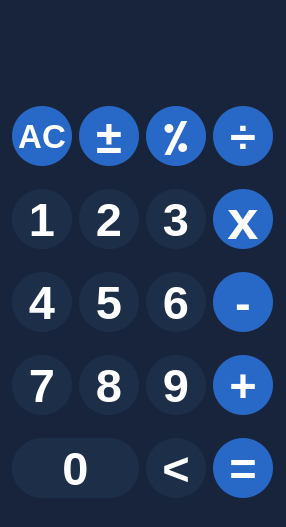
<?xml version="1.0" encoding="UTF-8"?>
<ui version="4.0">
 <class>Dialog</class>
 <widget class="QDialog" name="Dialog">
  <property name="geometry">
   <rect>
    <x>0</x>
    <y>0</y>
    <width>286</width>
    <height>527</height>
   </rect>
  </property>
  <property name="windowTitle">
   <string>Dialog</string>
  </property>
  <property name="styleSheet">
   <string notr="true">QDialog
{
	background-color:#18243C;
}</string>
  </property>
  <layout class="QGridLayout" name="gridLayout">
   <item row="2" column="0">
    <widget class="QPushButton" name="btnNum1">
     <property name="font">
      <font>
       <family>Arial</family>
       <pointsize>35</pointsize>
       <bold>true</bold>
      </font>
     </property>
     <property name="styleSheet">
      <string notr="true">QPushButton
{	
	border :none;
	border-radius:30px;
	background-color:#1D2E48;
	color:rgb(255,255,255);
	min-width:60px;
	min-height:60px;
	max-height:60px;
	padding:0;

}
QPushButton:pressed {
    background-color: #2869C7;
}</string>
     </property>
     <property name="text">
      <string>1</string>
     </property>
    </widget>
   </item>
   <item row="4" column="2">
    <widget class="QPushButton" name="btnNum9">
     <property name="font">
      <font>
       <family>Arial</family>
       <pointsize>35</pointsize>
       <bold>true</bold>
      </font>
     </property>
     <property name="styleSheet">
      <string notr="true">QPushButton
{	
	border :none;
	border-radius:30px;
	background-color:#1D2E48;
	color:rgb(255,255,255);
	min-width:60px;
	min-height:60px;
	max-height:60px;
	padding:0;

}
QPushButton:pressed {
    background-color: #2869C7;
}</string>
     </property>
     <property name="text">
      <string>9</string>
     </property>
    </widget>
   </item>
   <item row="3" column="0">
    <widget class="QPushButton" name="btnNum4">
     <property name="font">
      <font>
       <family>Arial</family>
       <pointsize>35</pointsize>
       <bold>true</bold>
      </font>
     </property>
     <property name="styleSheet">
      <string notr="true">QPushButton
{	
	border :none;
	border-radius:30px;
	background-color:#1D2E48;
	color:rgb(255,255,255);
	min-width:60px;
	min-height:60px;
	max-height:60px;
	padding:0;

}
QPushButton:pressed {
    background-color: #2869C7;
}</string>
     </property>
     <property name="text">
      <string>4</string>
     </property>
    </widget>
   </item>
   <item row="4" column="3">
    <widget class="QPushButton" name="addBtn">
     <property name="font">
      <font>
       <family>Arial</family>
       <pointsize>35</pointsize>
       <bold>true</bold>
      </font>
     </property>
     <property name="styleSheet">
      <string notr="true">QPushButton
{	
	border :none;
	border-radius:30px;
	background-color:#2869C7;
	color:rgb(255,255,255);
	min-width:60px;
	max-width:60px;
	min-height:60px;
	max-height:60px;
	padding:0;

}
QPushButton:pressed {
    background-color: #1D2E48;
}</string>
     </property>
     <property name="text">
      <string>+</string>
     </property>
    </widget>
   </item>
   <item row="1" column="2">
    <widget class="QPushButton" name="modulusBtn">
     <property name="font">
      <font>
       <family>Arial</family>
       <pointsize>35</pointsize>
       <bold>true</bold>
      </font>
     </property>
     <property name="styleSheet">
      <string notr="true">QPushButton
{	
	point-size:35;
	border :none;
	border-radius:30px;
	background-color:#2869C7;
	color:rgb(255,255,255);
	min-width:60px;
	max-width:60px;
	min-height:60px;
	max-height:60px;
	padding:0px;

}
QPushButton:pressed {
    background-color: #1D2E48;
}
</string>
     </property>
     <property name="text">
      <string>⁒</string>
     </property>
    </widget>
   </item>
   <item row="2" column="1">
    <widget class="QPushButton" name="btnNum2">
     <property name="font">
      <font>
       <family>Arial</family>
       <pointsize>35</pointsize>
       <bold>true</bold>
      </font>
     </property>
     <property name="styleSheet">
      <string notr="true">QPushButton
{	
	border :none;
	border-radius:30px;
	background-color:#1D2E48;
	color:rgb(255,255,255);
	min-width:60px;
	min-height:60px;
	max-height:60px;
	padding:0;

}
QPushButton:pressed {
    background-color: #2869C7;
}</string>
     </property>
     <property name="text">
      <string>2</string>
     </property>
    </widget>
   </item>
   <item row="4" column="0">
    <widget class="QPushButton" name="btnNum7">
     <property name="font">
      <font>
       <family>Arial</family>
       <pointsize>35</pointsize>
       <bold>true</bold>
      </font>
     </property>
     <property name="styleSheet">
      <string notr="true">QPushButton
{	
	border :none;
	border-radius:30px;
	background-color:#1D2E48;
	color:rgb(255,255,255);
	min-width:60px;
	min-height:60px;
	max-height:60px;
	padding:0;

}
QPushButton:pressed {
    background-color: #2869C7;
}</string>
     </property>
     <property name="text">
      <string>7</string>
     </property>
    </widget>
   </item>
   <item row="0" column="0" colspan="4">
    <widget class="QLineEdit" name="lineEdit">
     <property name="font">
      <font>
       <family>Arial</family>
       <pointsize>35</pointsize>
       <bold>true</bold>
      </font>
     </property>
     <property name="styleSheet">
      <string notr="true">QLineEdit
{
	background-color:#18243C;
	border:none;
	min-height:50px;
	color:#fff;
}</string>
     </property>
     <property name="alignment">
      <set>Qt::AlignRight|Qt::AlignTrailing|Qt::AlignVCenter</set>
     </property>
     <property name="readOnly">
      <bool>true</bool>
     </property>
    </widget>
   </item>
   <item row="1" column="1">
    <widget class="QPushButton" name="signBtn">
     <property name="font">
      <font>
       <family>Arial</family>
       <pointsize>35</pointsize>
       <bold>true</bold>
      </font>
     </property>
     <property name="styleSheet">
      <string notr="true">QPushButton
{	
	point-size:35;
	border :none;
	border-radius:30px;
	background-color:#2869C7;
	color:rgb(255,255,255);
	min-width:60px;
	max-width:60px;
	min-height:60px;
	max-height:60px;
	padding:0;

}
QPushButton:pressed {
    background-color: #1D2E48;
}</string>
     </property>
     <property name="text">
      <string>±</string>
     </property>
    </widget>
   </item>
   <item row="1" column="3">
    <widget class="QPushButton" name="divBtn">
     <property name="font">
      <font>
       <family>Arial</family>
       <pointsize>35</pointsize>
       <bold>true</bold>
      </font>
     </property>
     <property name="styleSheet">
      <string notr="true">QPushButton
{	
	point-size:35;
	border :none;
	border-radius:30px;
	background-color:#2869C7;
	color:rgb(255,255,255);
	min-width:60px;
	max-width:60px;
	min-height:60px;
	max-height:60px;
	padding:0;

}
QPushButton:pressed {
    background-color: #1D2E48;
}</string>
     </property>
     <property name="text">
      <string>÷</string>
     </property>
    </widget>
   </item>
   <item row="3" column="1">
    <widget class="QPushButton" name="btnNum5">
     <property name="font">
      <font>
       <family>Arial</family>
       <pointsize>35</pointsize>
       <bold>true</bold>
      </font>
     </property>
     <property name="styleSheet">
      <string notr="true">QPushButton
{	
	border :none;
	border-radius:30px;
	background-color:#1D2E48;
	color:rgb(255,255,255);
	min-width:60px;
	min-height:60px;
	max-height:60px;
	padding:0;

}
QPushButton:pressed {
    background-color: #2869C7;
}</string>
     </property>
     <property name="text">
      <string>5</string>
     </property>
    </widget>
   </item>
   <item row="2" column="3">
    <widget class="QPushButton" name="mulBtn">
     <property name="font">
      <font>
       <family>Arial</family>
       <pointsize>42</pointsize>
       <bold>true</bold>
      </font>
     </property>
     <property name="styleSheet">
      <string notr="true">QPushButton
{	
	point-size:35;
	border :none;
	border-radius:30px;
	background-color:#2869C7;
	color:rgb(255,255,255);
	min-width:60px;
	max-width:60px;
	min-height:60px;
	max-height:60px;
	padding:0;

}

QPushButton:pressed {
    background-color: #1D2E48;
}</string>
     </property>
     <property name="text">
      <string>x</string>
     </property>
    </widget>
   </item>
   <item row="4" column="1">
    <widget class="QPushButton" name="btnNum8">
     <property name="font">
      <font>
       <family>Arial</family>
       <pointsize>35</pointsize>
       <bold>true</bold>
      </font>
     </property>
     <property name="styleSheet">
      <string notr="true">QPushButton
{	
	border :none;
	border-radius:30px;
	background-color:#1D2E48;
	color:rgb(255,255,255);
	min-width:60px;
	min-height:60px;
	max-height:60px;
	padding:0;

}
QPushButton:pressed {
    background-color: #2869C7;
}</string>
     </property>
     <property name="text">
      <string>8</string>
     </property>
    </widget>
   </item>
   <item row="5" column="3">
    <widget class="QPushButton" name="equalBtn">
     <property name="font">
      <font>
       <family>Arial</family>
       <pointsize>35</pointsize>
       <bold>true</bold>
      </font>
     </property>
     <property name="styleSheet">
      <string notr="true">QPushButton
{	
	point-size:35;
	border :none;
	border-radius:30px;
	background-color:#2869C7;
	color:rgb(255,255,255);
	min-width:60px;
	max-width:60px;
	min-height:60px;
	max-height:60px;
	padding:0;

}
QPushButton:pressed {
    background-color: #1D2E48;
}</string>
     </property>
     <property name="text">
      <string>=</string>
     </property>
    </widget>
   </item>
   <item row="1" column="0">
    <widget class="QPushButton" name="clearBtn">
     <property name="font">
      <font>
       <family>Arial</family>
       <pointsize>25</pointsize>
       <bold>true</bold>
      </font>
     </property>
     <property name="styleSheet">
      <string notr="true">QPushButton
{	
	point-size:35;
	border :none;
	border-radius:30px;
	background-color:#2869C7;
	color:rgb(255,255,255);
	min-width:60px;
	max-width:60px;
	min-height:60px;
	max-height:60px;
	padding:0;

}
QPushButton:pressed {
    background-color: #1D2E48;
}</string>
     </property>
     <property name="text">
      <string>AC</string>
     </property>
    </widget>
   </item>
   <item row="3" column="3">
    <widget class="QPushButton" name="subBtn">
     <property name="font">
      <font>
       <family>Arial</family>
       <pointsize>35</pointsize>
       <bold>true</bold>
      </font>
     </property>
     <property name="styleSheet">
      <string notr="true">QPushButton
{	
	point-size:35;
	border :none;
	border-radius:30px;
	background-color:#2869C7;
	color:rgb(255,255,255);
	min-width:60px;
	max-width:60px;
	min-height:60px;
	max-height:60px;
	padding:0;

}
QPushButton:pressed {
    background-color: #1D2E48;
}
</string>
     </property>
     <property name="text">
      <string>-</string>
     </property>
    </widget>
   </item>
   <item row="2" column="2">
    <widget class="QPushButton" name="btnNum3">
     <property name="font">
      <font>
       <family>Arial</family>
       <pointsize>35</pointsize>
       <bold>true</bold>
      </font>
     </property>
     <property name="styleSheet">
      <string notr="true">QPushButton
{	
	border :none;
	border-radius:30px;
	background-color:#1D2E48;
	color:rgb(255,255,255);
	min-width:60px;
	min-height:60px;
	max-height:60px;
	padding:0;

}
QPushButton:pressed {
    background-color: #2869C7;
}</string>
     </property>
     <property name="text">
      <string>3</string>
     </property>
    </widget>
   </item>
   <item row="3" column="2">
    <widget class="QPushButton" name="btnNum6">
     <property name="font">
      <font>
       <family>Arial</family>
       <pointsize>35</pointsize>
       <bold>true</bold>
      </font>
     </property>
     <property name="styleSheet">
      <string notr="true">QPushButton
{	
	border :none;
	border-radius:30px;
	background-color:#1D2E48;
	color:rgb(255,255,255);
	min-width:60px;
	min-height:60px;
	max-height:60px;
	padding:0;

}
QPushButton:pressed {
    background-color: #2869C7;
}</string>
     </property>
     <property name="text">
      <string>6</string>
     </property>
    </widget>
   </item>
   <item row="5" column="2">
    <widget class="QPushButton" name="undoBtn">
     <property name="font">
      <font>
       <family>Arial</family>
       <pointsize>35</pointsize>
       <bold>true</bold>
      </font>
     </property>
     <property name="styleSheet">
      <string notr="true">QPushButton
{	
	border :none;
	border-radius:30px;
	background-color:#1D2E48;
	color:rgb(255,255,255);
	min-width:60px;
	min-height:60px;
	max-height:60px;
	padding:0;

}
QPushButton:pressed {
    background-color: #2869C7;
}</string>
     </property>
     <property name="text">
      <string>&lt;</string>
     </property>
     <property name="iconSize">
      <size>
       <width>26</width>
       <height>26</height>
      </size>
     </property>
    </widget>
   </item>
   <item row="5" column="0" colspan="2">
    <widget class="QPushButton" name="btnNum0">
     <property name="font">
      <font>
       <family>Arial</family>
       <pointsize>35</pointsize>
       <bold>true</bold>
      </font>
     </property>
     <property name="styleSheet">
      <string notr="true">QPushButton
{	
	border :none;
	border-radius:30px;
	background-color:#1D2E48;
	color:rgb(255,255,255);
	min-width:60px;
	min-height:60px;
	max-height:60px;
	padding:0;

}
QPushButton:pressed {
    background-color: #2869C7;
}</string>
     </property>
     <property name="text">
      <string>0</string>
     </property>
    </widget>
   </item>
  </layout>
 </widget>
 <resources/>
 <connections/>
</ui>
